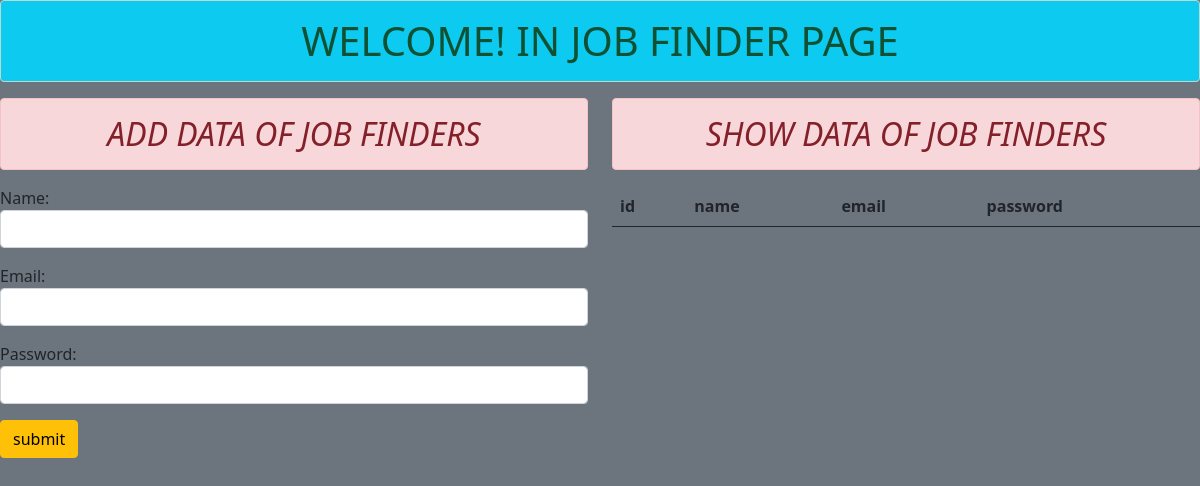
/add/, run on an earlier commit of the app's database.
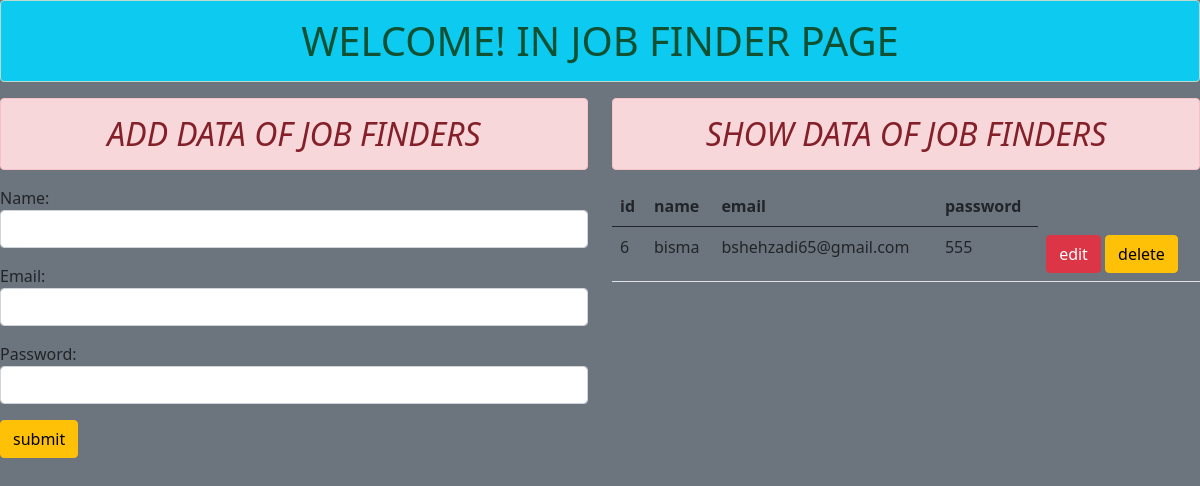
And on a later commit of the database.
### app/models.py (models this page shows)
class My_Model(models.Model):
    name = models.CharField(max_length = 150)
    email = models.CharField(max_length = 150)
    password = models.CharField(max_length = 150)

### app/views.py (the view)
# urls.py: path('add/',views.add,name='add'),
def add(request):
    if request.method=='POST':
        fm = My_Form(request.POST)
        if fm.is_valid():
            fm.save()
            fm = My_Form()
    else:
        fm = My_Form()
    sm = My_Model.objects.all()
    return render(request,'add.html',{'form':fm,'stu':sm})

### app/forms.py
class My_Form(forms.ModelForm):
    class Meta:
        model = My_Model
        fields = ['name','email','password']
        widgets = {
            'name':forms.TextInput(attrs={'class':'form-control'}),
            'email':forms.TextInput(attrs={'class':'form-control'}),
            'password':forms.TextInput(attrs={'class':'form-control'}),
        }

### templates/add.html (shortened to what this page needs)
{% extends 'base.html' %}
{% block bisma %}
 <div class="div row">
        <div class="div col-sm-6">
            <h2 class="alert alert-danger text-center"><i>ADD DATA OF JOB FINDERS</i></h2>
    <form action="" method="POST">
        {{form.as_p}}
        <button type="submit" class='btn btn-warning'>submit</button>
    </form>
    </div>
    <div class="div col-sm-6">
        <h2 class="alert alert-danger text-center"><i>SHOW DATA OF JOB FINDERS</i></h2>
        <table class="table">
            <thead>
<tr>
    <th>id</th>
    <th>name</th>
    <th>email</th>
    <th>password</th>
</tr>
<tbody>
    {% for i in stu %}
<tr>
    <td>{{i.id}}</td>
    <td>{{i.name}}</td>
    <td>{{i.email}}</td>
    <td>{{i.password}}</td>
    <form action="{% url 'delete' i.id %}" method="POST">
<td><a href="{% url 'update' i.id %}" class="btn btn-danger">edit</a> <button type="submit" class="btn btn-warning">delete</button></td>
    </form>
</tr>
{% endfor %}
</tbody>
</thead>
        </table>
    </div>
</div>
{% endblock bisma %}

What changed in the data, as far as the page shows it:
added My_Model: id "6", name "bisma", email "bshehzadi65@gmail.com", password "555"
